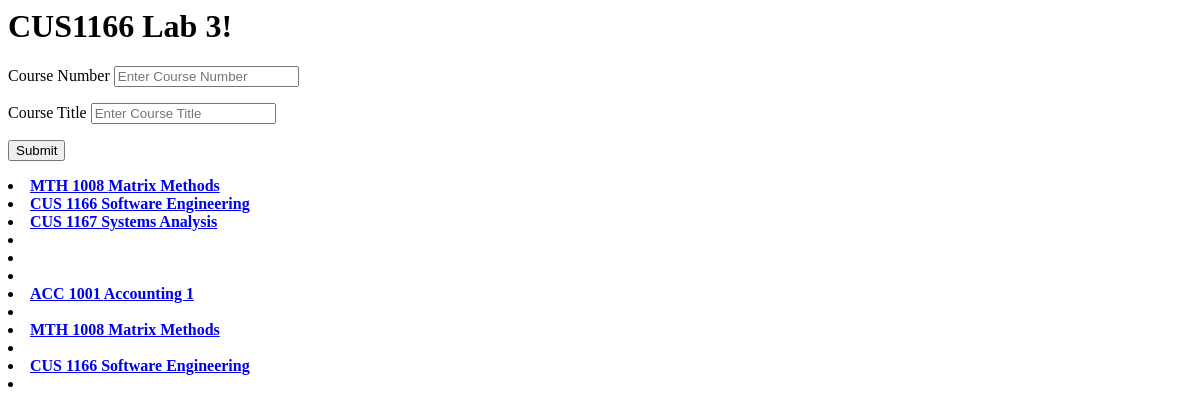
Before: / with the older database file.
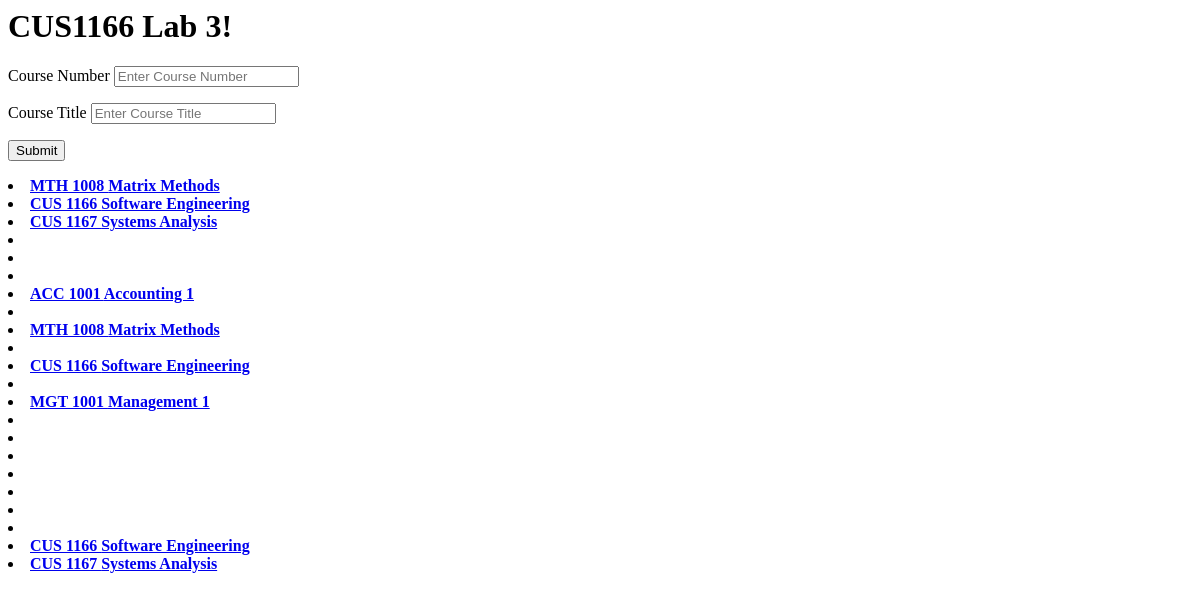
After: the same page with the newer database file.
### models.py (models this page shows, shortened)
class Course(db.Model):
    __tablename__="courses"
    id=db.Column(db.Integer,primary_key=True)
    course_number=db.Column(db.String, nullable=False)
    course_title=db.Column(db.String, nullable =False)
    students = db.relationship("RegisteredStudent", backref="courses", lazy=True)

### app.py (the view)
@app.route("/")
def index():
    courses = Course.query.all()
    return render_template("index.html", courses=courses)

### templates/index.html (shortened to what this page needs)
<html>
{% extends 'layout.html' %}
{% block body %}
  <form action="{{url_for('add_course')}}" method="POST">
    <p>Course Number <input type="text" name="course_number" placeholder="Enter Course Number"/> </p>
    <p>Course Title <input type="text" name="course_title" placeholder="Enter Course Title"/></p>
    <p><button type="Submit"> Submit</button></p>
  </form>
  {% for i in courses %}
  <li>
    <b><a href={{url_for('register_student', course_id=i.id)}}> {{i.course_number}} {{i.course_title}}</a></b>
  </li>
    {% endfor %}
{% endblock %}

### templates/layout.html (shortened to what this page needs)
<html>
  <head>
  <h1> CUS1166 Lab 3!</h1>
  </head>
  <body>
    {% block body %}
    {% endblock %}
  </body>
</html>

Changed rows visible on the page:
added Course: course_number "MGT 1001", course_title "Management 1"
added Course: course_number "CUS 1166", course_title "Software Engineering"
added Course: course_number "CUS 1167", course_title "Systems Analysis"
